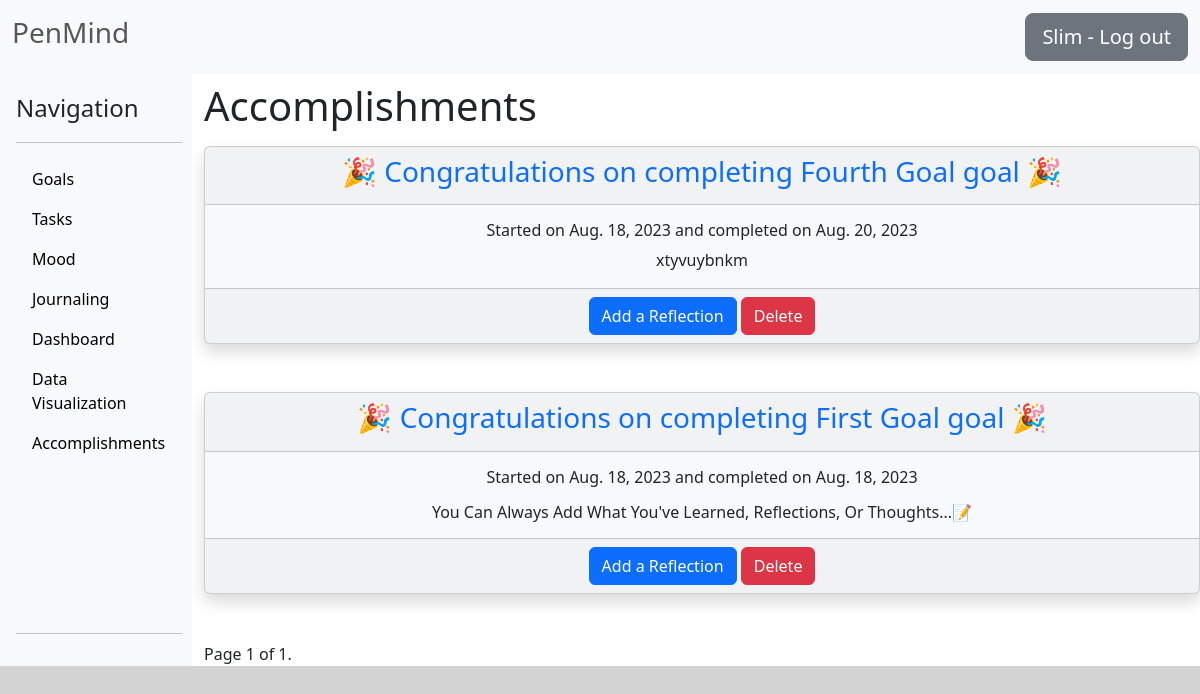
The app's page /done/ (signed in), older data.
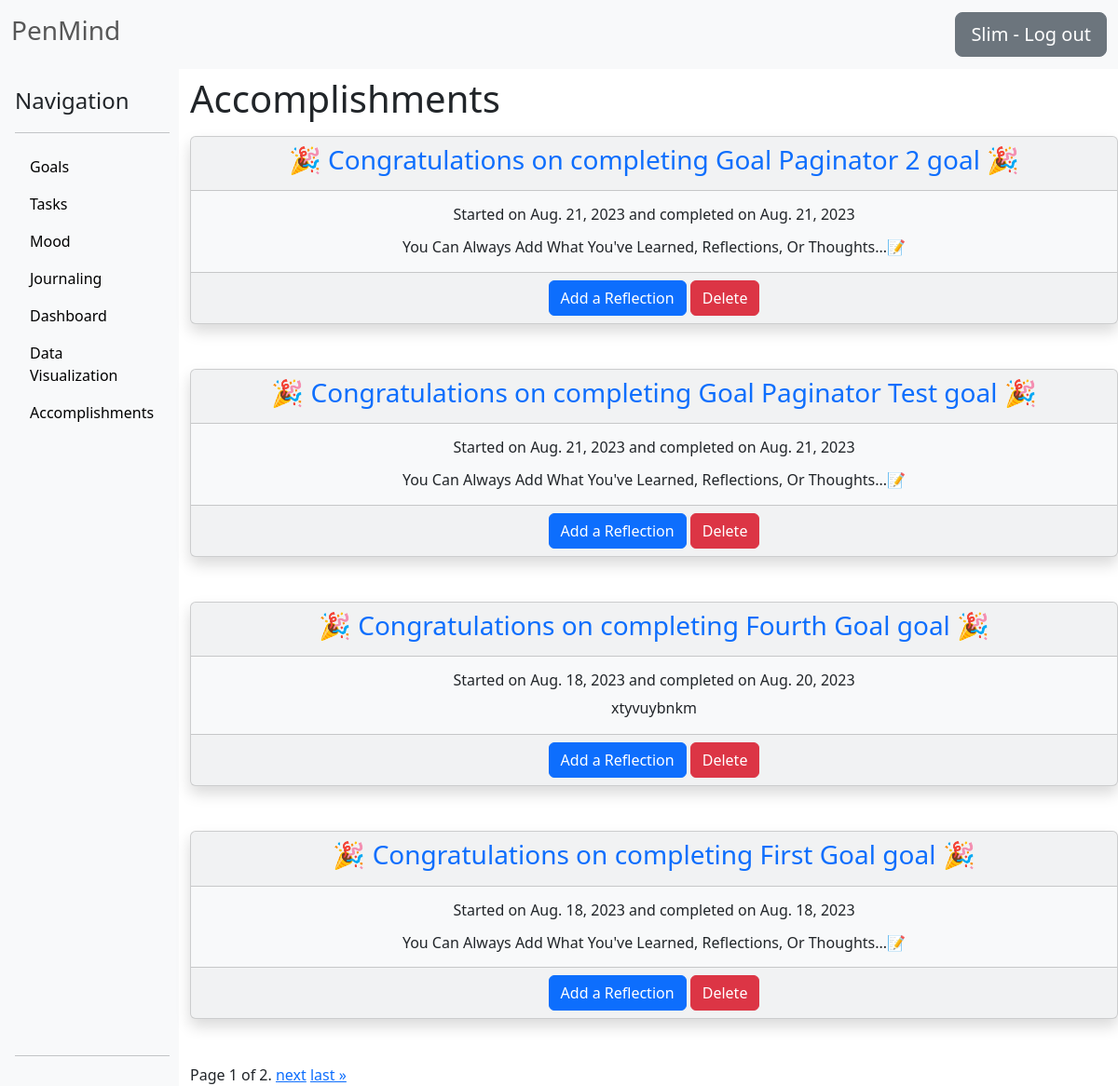
The same page, newer data.
### Accomplished/models.py (models this page shows, shortened)
class AccomplishedGoal(models.Model):
    author = models.ForeignKey(User, on_delete=models.CASCADE)
    program_title = models.CharField(max_length=100, null=True, unique=True)
    start_day = models.DateField(null=True)
    end_day = models.DateTimeField(auto_now_add=True)
    summary = models.TextField(null=True, blank=True)
    class Meta:
        ordering = ["-id"]

### Accomplished/views.py (the view, shortened to what this page needs)
# urls.py: path('', views.done, name="done"),
@login_required()
def done(request):
    all_programs = Endeavor.objects.filter(author=request.user)
    for program in all_programs:
        all_tasks = Task.objects.filter(goal=program).count()
        all_completed_tasks = Task.objects.filter(goal=program).filter(completed=True).count()
    accomplished_goal = AccomplishedGoal.objects.filter(author=request.user)
    paginator = Paginator(accomplished_goal, 2)
    page_number = request.GET.get("page")
    page_obj = paginator.get_page(page_number)
    if request.method == "POST":
        form = SummaryModelForm(request.POST)
        if form.is_valid():
            form.save()
            return redirect("/profile/")
    else:
        form = SummaryModelForm()
    return render(request, "Accomplished/done.html", {"accomplished_goal": accomplished_goal, "form": form,
                                                      "page_obj": page_obj})

### Accomplished/templates/Accomplished/done.html (shortened to what this page needs)
{% extends "Journaling/base.html" %}
{% block content %}
<h1>
    <h1 class="text ml-4 mb-3">Accomplishments</h1>
</h1>
{% if accomplished_goal %}
    {% for item in accomplished_goal %}
        <div class="card text-center mb-5 shadow bg-light">
          <div class="card-header text-primary">
              <h3>🎉 Congratulations on completing {{item.program_title|title}} goal 🎉</h3>
          </div>
          <div class="card-body">
            <h6 class="card-title">Started on {{item.start_day}} and completed on {{item.end_day|date}}</h6>
              {% if item.summary %}
                <p class="card-text">{{item.summary}}</p>
              {% else %}
                <h6 class="card-text mt-3">You Can Always Add What You've Learned, Reflections, Or Thoughts...📝  </h6>
              {% endif%}
          </div>
          <div class="card-footer text-body-secondary">
            <a class="btn btn-primary" href="{% url 'done_update' item.pk %}">Add a Reflection</a>
            <a class="btn btn-danger" href="{% url 'done_delete' item.pk %}">Delete</a>
          </div>
        </div>
    {% endfor %}
<div class="pagination">
    <span class="step-links">
        <span class="current">
            Page {{ page_obj.number }} of {{ page_obj.paginator.num_pages }}.
        </span>
        {% if page_obj.has_next %}
            <a href="?page={{ page_obj.next_page_number }}">next</a>
            <a href="?page={{ page_obj.paginator.num_pages }}">last &raquo;</a>
        {% endif %}
    </span>
</div>
{%endif  %}
{% endblock content %}

### Journaling/templates/Journaling/base.html (shortened to what this page needs)
<!DOCTYPE html>
<html lang="en">
<head>
<link href="https://cdn.jsdelivr.net/npm/bootstrap@5.3.0/dist/css/bootstrap.min.css"
      rel="stylesheet"
>
</head>
<body style="background-color:lightgrey;">
<nav class="navbar bg-body-tertiary">
    <div class="container-fluid">
        <span class="navbar-text text-tertiary"><h3>PenMind</h3></span>
        <span><a class="btn btn-secondary btn-lg" href="{% url 'logout' %}" href="{% url 'logout' %}">{{ user.username.title }} - Log out</a></span>
    </div>
</nav>
<div class="row">
    <div class="col-2">
        <div class="d-flex flex-column flex-shrink-0 p-3 bg-body-tertiary h-100" style="width: 110%;">
            <span class="fs-4">Navigation</span>
            <hr>
            <ul class="nav nav-pills flex-column mb-auto">
                <li><a href="{% url 'list_endeavor' %}" class="nav-link link-body-emphasis">Goals</a></li>
                <li><a href="{% url 'todos' %}" class="nav-link link-body-emphasis">Tasks</a></li>
                <li><a href="{% url 'mood' %}" class="nav-link link-body-emphasis">Mood</a></li>
                <li><a href="{% url 'journal' %}" class="nav-link link-body-emphasis">Journaling</a></li>
                <li><a href="{% url 'profile' %}" class="nav-link link-body-emphasis">Dashboard</a></li>
                <li><a href="{% url 'data' %}" class="nav-link link-body-emphasis">Data Visualization</a></li>
                <li><a href="{% url 'done' %}" class="nav-link link-body-emphasis">Accomplishments</a></li>
            </ul>
            <hr>
        </div>
    </div>
    <div style="background: white"class="col">
        {% block content %}
        {% endblock %}
    </div>
</div>
</body>
</html>

Row changes from the older to the newer data that the page shows:
added AccomplishedGoal: program_title "Goal Paginator 2", start_day "Aug. 21, 2023", end_day "Aug. 21, 2023", shows "You Can Always Add What You've Learned, Reflections, Or Thoughts...📝"
added AccomplishedGoal: program_title "Goal Paginator Test", start_day "Aug. 21, 2023", end_day "Aug. 21, 2023", shows "You Can Always Add What You've Learned, Reflections, Or Thoughts...📝"
Text that changed along with them:
{{ page_obj.paginator.num_pages }}: "1" → "2"
text now shown: "next last »"
